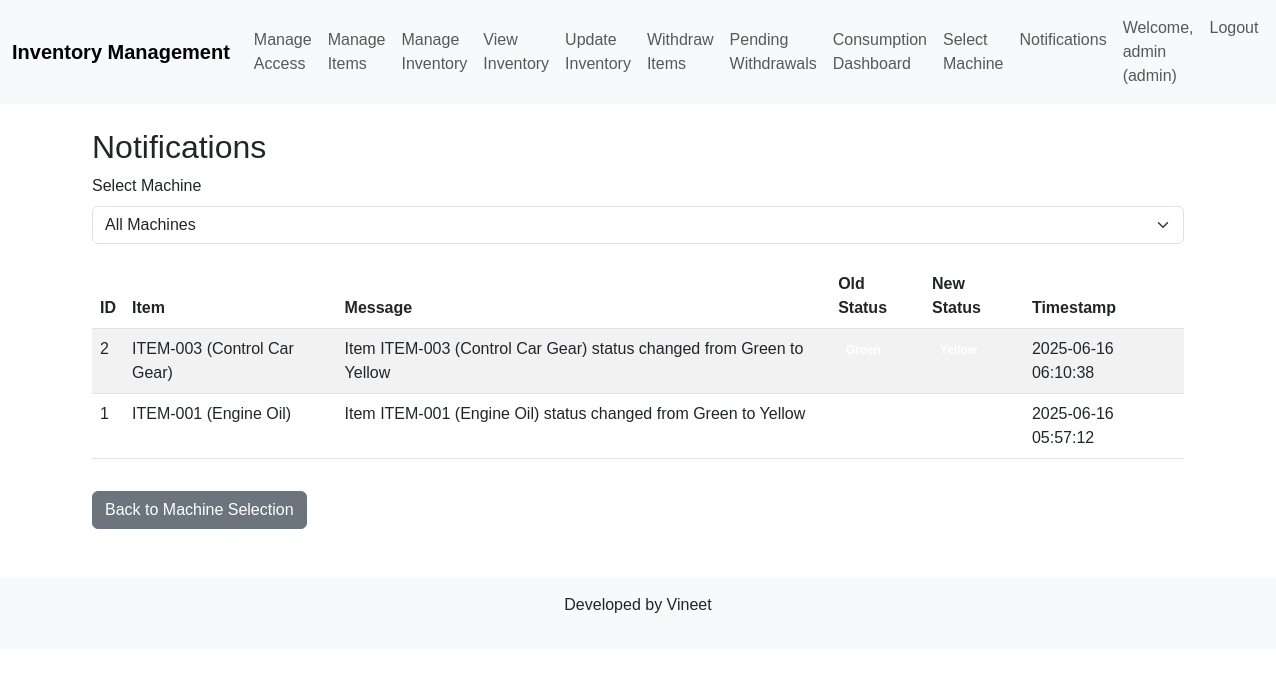
/notifications (signed in), run on the app's committed database.
### models/user.py (models this page shows, shortened)
class Notification(db.Model):
    id = db.Column(db.Integer, primary_key=True)
    item_id = db.Column(db.Integer, db.ForeignKey('item.id'), nullable=False)
    item = db.relationship('Item', backref='notifications')
    old_status = db.Column(db.String(20), nullable=False)  # red, yellow, green
    new_status = db.Column(db.String(20), nullable=False)
    message = db.Column(db.String(200), nullable=False)
    timestamp = db.Column(db.DateTime, default=datetime.utcnow)

class Item(db.Model):
    id = db.Column(db.Integer, primary_key=True)
    machine_id = db.Column(db.Integer, db.ForeignKey('machine.id'), nullable=False)
    item_number = db.Column(db.String(50), unique=True, nullable=False)
    name = db.Column(db.String(100), nullable=False)
    quantity = db.Column(db.Integer, nullable=False, default=0)
    category = db.Column(db.String(50), nullable=True)
    sub_category = db.Column(db.String(50), nullable=True)
    price = db.Column(db.Integer, nullable=True)
    mmf = db.Column(db.Integer, nullable=False, default=0)  # Minimum Monthly Forecast

### routes/auth.py (the view)
@auth_bp.route('/notifications', methods=['GET'])
def notifications():
    if 'user' not in session:
        flash('Please log in', 'error')
        return redirect(url_for('auth.login'))
    user_role = session['user']['role']
    machine_id = request.args.get('machine_id') or session.get('selected_machine', {}).get('id')
    query = Notification.query.join(Item)
    if user_role != 'admin' and machine_id:
        query = query.filter(Item.machine_id == machine_id)
    notifications = query.order_by(Notification.timestamp.desc()).all()
    machines = Machine.query.all() if user_role == 'admin' else [Machine.query.get(m['id']) for m in session['user']['machines']]
    return render_template('notifications.html', notifications=notifications, machines=machines, user_role=user_role, selected_machine_id=machine_id if machine_id else None)

### templates/notifications.html (shortened to what this page needs)
{% extends "base.html" %}
{% block content %}
<div class="container">
    <h2>Notifications</h2>
    {% if user_role == 'admin' %}
        <form method="GET" class="mb-3">
            <label for="machine_id" class="form-label">Select Machine</label>
            <select name="machine_id" id="machine_id" class="form-select" onchange="this.form.submit()">
                <option value="">All Machines</option>
            </select>
        </form>
    {% endif %}
    {% if notifications %}
        <table class="table table-striped">
            <thead>
                <tr>
                    <th>ID</th>
                    <th>Item</th>
                    <th>Message</th>
                    <th>Old Status</th>
                    <th>New Status</th>
                    <th>Timestamp</th>
                </tr>
            </thead>
            <tbody>
                {% for notification in notifications %}
                    <tr>
                        <td>{{ notification.id }}</td>
                        <td>{{ notification.item.item_number }} ({{ notification.item.name }})</td>
                        <td>{{ notification.message }}</td>
                        <td>
                            <span class="badge bg-{{ notification.old_status }}">{{ notification.old_status | capitalize }}</span>
                        </td>
                        <td>
                            <span class="badge bg-{{ notification.new_status }}">{{ notification.new_status | capitalize }}</span>
                        </td>
                        <td>{{ notification.timestamp.strftime('%Y-%m-%d %H:%M:%S') }}</td>
                    </tr>
                {% endfor %}
            </tbody>
        </table>
    {% else %}
        <p>No notifications available{% if selected_machine_id %} for this machine{% endif %}.</p>
    {% endif %}
    <a href="{{ url_for('auth.select_machine') }}" class="btn btn-secondary mt-3">Back to Machine Selection</a>
</div>
{% endblock %}

### static/css/styles.css (style rules this page uses)
body { font-family: Arial, sans-serif; }
.table { margin-top: 20px; }

### data on the page
Notification: id "2", item.item_number "ITEM-003", item.name "Control Car Gear", message "Item ITEM-003 (Control Car Gear) status changed from Green to Yellow", timestamp "2025-06-16 06:10:38"
Notification: id "1", item.item_number "ITEM-001", item.name "Engine Oil", message "Item ITEM-001 (Engine Oil) status changed from Green to Yellow", timestamp "2025-06-16 05:57:12"

### other printed values
{{ session['user']['username'] }} "admin"
{{ session['user']['role'] }} "admin"
